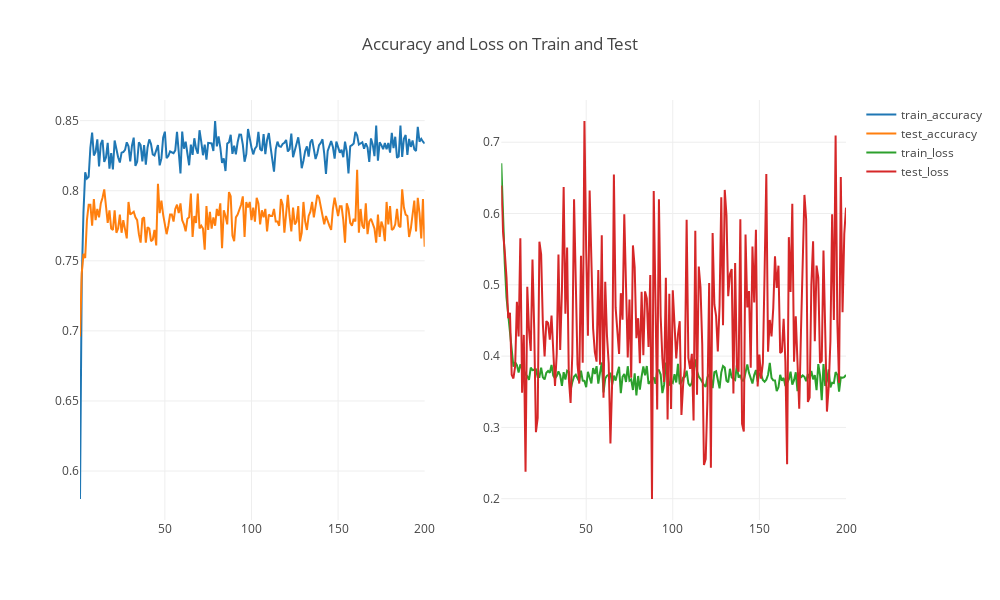

Notebook code cell kept with this figure:
### Code cell
plot_history(model_info3, nb_epochs=epochs)

### Figure 1 — Plotly figure (JSON) as saved in the notebook; plotly's stock layout.template omitted (floating-point values rounded to 4 significant figures; data arrays with more than 128 entries replaced by an {"elided": "..."} marker saying what was removed)
{"data": [{"mode": "lines", "name": "train_accuracy", "type": "scatter", "uid": "bcd73b5e-f6d4-11e9-bae7-68ecc5c86116", "x": {"elided": "200 int values"}, "xaxis": "x", "y": {"elided": "200 float values"}, "yaxis": "y"}, {"name": "test_accuracy", "type": "scatter", "uid": "bcd73b5f-f6d4-11e9-b91a-68ecc5c86116", "x": {"elided": "200 int values"}, "xaxis": "x", "y": {"elided": "200 float values"}, "yaxis": "y"}, {"name": "train_loss", "type": "scatter", "uid": "bcd73b60-f6d4-11e9-a91b-68ecc5c86116", "x": {"elided": "200 int values"}, "xaxis": "x2", "y": {"elided": "200 float values"}, "yaxis": "y2"}, {"mode": "lines", "name": "test_loss", "type": "scatter", "uid": "bcd73b61-f6d4-11e9-a993-68ecc5c86116", "x": {"elided": "200 int values"}, "xaxis": "x2", "y": {"elided": "200 float values"}, "yaxis": "y2"}], "layout": {"height": 600, "title": {"text": "Accuracy and Loss on Train and Test"}, "width": 1000, "xaxis": {"anchor": "y", "autorange": true, "domain": [0, 0.45], "range": [1, 200], "type": "linear"}, "xaxis2": {"anchor": "y2", "autorange": true, "domain": [0.55, 1], "range": [1, 200], "type": "linear"}, "yaxis": {"anchor": "x", "autorange": true, "domain": [0, 1], "range": [0.5651, 0.8647], "type": "linear"}, "yaxis2": {"anchor": "x2", "autorange": true, "domain": [0, 1], "range": [0.1701, 0.7592], "type": "linear"}}}
